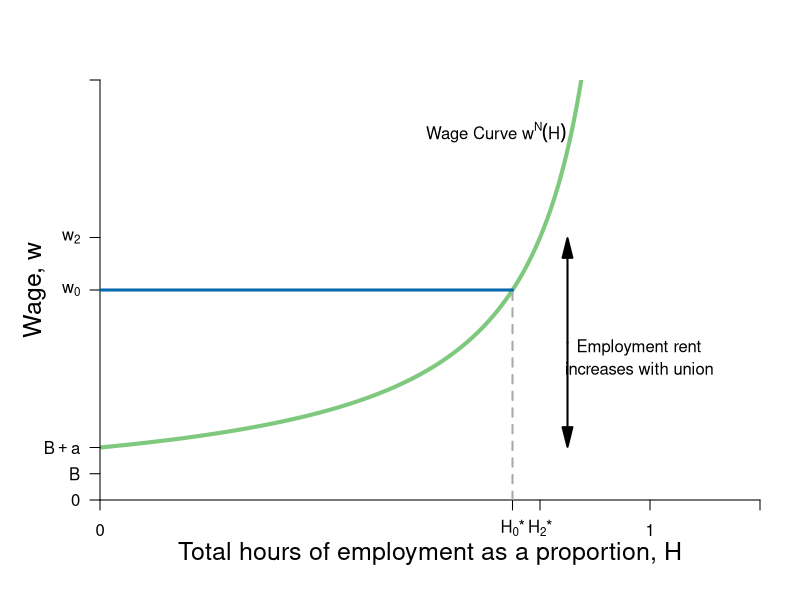

Write R code to recreate this figure. (Note: this script raises an error after producing the figure.)
require(shape)
require(plotrix)
pdf(file = "employment/employment_unions.pdf", width = 9, height = 7)

#Set parameters for graphics
axislabelsize <- 1.5
graphlinewidth <- 3

COL <- c("#7fc97f", "#beaed4", "#fdc086", "#ffff99", "#386cb0", "#f0027f", "#bf5b17", "#666666")
COLA <- c("#99d8c9","#66c2a4","#41ae76", "#238b45", "#005824")
COLB <- c("#4eb3d3", "#2b8cbe", "#0868ac","#084081")

WageFn <- function(H, delta = 5) {
  delta /(1 - H)
}

#COL <- c("#1B9E77", "#D95F02", "#7570B3", "#E7298A", "#66A61E", "#E6AB02", "#A6761D", "#666666")
COL <- c("#7fc97f", "#beaed4", "#fdc086", "#ffff99")
par(mar =  c(5, 5, 4, 2))
xlims <- c(0, 1.2)
ylims <- c(0, 40)


plot(0, 0, xlim = xlims, ylim = ylims, type = "n",
     xlab = expression(paste("Total hours of employment as a proportion, ", H)),
     ylab = expression(paste("Wage, ", w)),
     xaxt = "n", 
     yaxt = "n",
     cex.lab = axislabelsize, 
     line = 2.5,
     bty = "n", 
     xaxs="i", 
     yaxs="i")

npts <- 500 
npts2 <- 501
#Specify the sequences of points for graphing. 
xx1 <- seq(xlims[1], 0.9, length.out = npts)
xx2 <- seq(xlims[1], xlims[2], length.out = npts)
xx3 <- seq(xlims[1], xlims[2], length.out = npts2)
xx4 <- seq(xlims[1], 25, length.out = npts2)

#Draw the lines for the graphs
lines(xx1, WageFn(xx1), col = COL[1], lwd = 4)
#lines(xx2, solowCondition(xx2, delta = 5), col = COL[3], lwd = 4)
#lines(xx2, solowInfeas(xx2, delta = 5), col = COL[1], lwd = 4, lty = 2)

#Customize ticks and labels for the plot
ticksy <- c(0, 2.5, 5, 20, 25,  40)
ylabels <- c(0, expression(paste(B)), expression(paste(B+a)), expression(paste(w[0])), expression(paste(w[2])), NA)
ticksx <- c(0, 0.75, 0.8, 1, xlims[2])
xlabels <- c(0, expression(paste(H[0],"*")), expression(paste(H[2],"*")), 1.0, NA)
axis(1, at = ticksx, pos = 0, labels = xlabels)
axis(2, at = ticksy, pos = 0, labels = ylabels, las = 1)

#Annotation of the  graphs
text(0.72, 35, expression(paste("Wage Curve ", w^N*(H))))

#segments(1, 0, 1, 42, lty = 2, lwd = 3, col = "darkgray")
segments(0.75, 0, 0.75, 20, lty = 2, lwd = 2, col = "darkgray")

Arrows(0.85, 15, 0.85, 24, col = "black", lty = 1, lwd = 2, arr.type = "triangle")
Arrows(0.85, 15, 0.85, 6, col = "black", lty = 1, lwd = 2, arr.type = "triangle")
text(0.98, 14.5, expression(paste("Employment rent")))
text(0.98, 12.5, expression(paste("increases with union")))

#Original Zero profit condition 
segments(0, 20, 0.75, 20, lty = 1, lwd = graphlinewidth, col = COLB[3])
segments(0.75, 20, 1.2, 20, lty = 2, lwd = segmentlinewidth, col = COLB[3])

points(0.75, 20, pch = 16, col = "black", cex = 1.5)
text(0.74, 21, expression(paste(n[0])))


#Union Zero profit condition 
segments(0, 25, 0.8, 25, lty = 1, lwd = graphlinewidth, col = COLB[3])
segments(0.8, 25, 1.2, 25, lty = 2, lwd = segmentlinewidth, col = COLB[3])


Arrows(0.2, 20.5, 0.2, 23.5, col = "black", lty = 1, lwd = 2, arr.type = "triangle")
text(0.36, 22.5, expression(paste("Union raises productivity")))

segments(0.8, 0, 0.8, 25, lty = 2, lwd = 2, col = "darkgray")
points(0.8, 25, pch = 16, col = "black", cex = 1.5)
text(0.79, 26, expression(paste(n[2])))
text(1.02, 26, expression(paste(zpc[2], ", ", w == w[2])))


#Unemployment benefits & a
segments(0, 5, 1.2, 5, lty = 2, lwd = 2, col = "darkgray")
segments(0, 2.5, 1.2, 2.5, lty = 2, lwd = 2, col = "darkgray")

#Zero profit condition
text(1.02, 21, expression(paste(zpc[0], ", ", w == w[0])))
text(0.97, 6, expression(paste(B + a)))
text(0.97, 3.5, expression(paste(B, " (unemployment benefits)")))
#text(1.08, 36, expression(paste("level of")))
#text(1.08, 34, expression(paste("employment, ", bar(H))))


dev.off()
